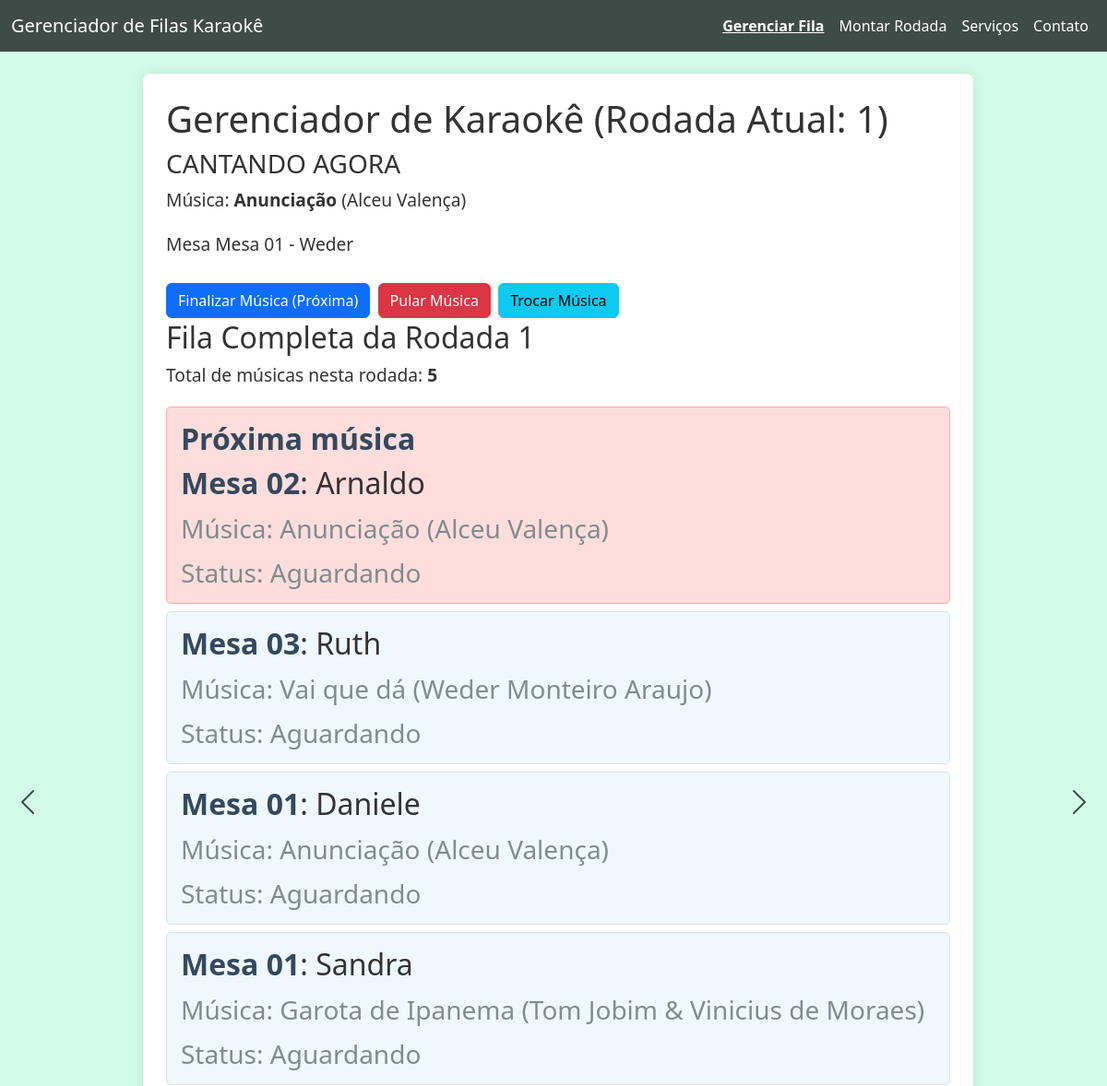
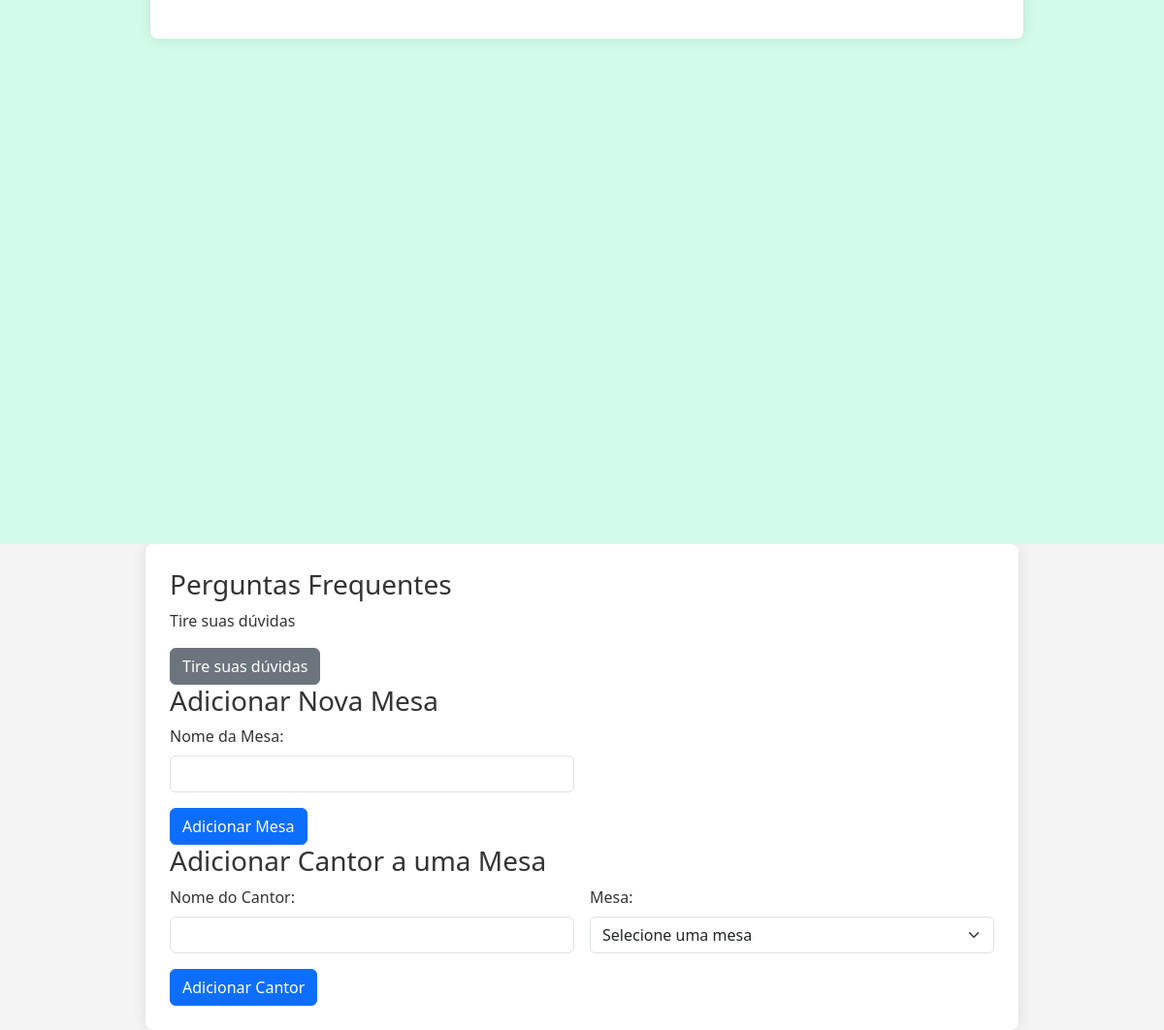
The app's page /index2.php with its own data (2 pictures, top to bottom).
### tables this page shows
CREATE TABLE `fila_rodadas` (
  `id` int(11) NOT NULL,
  `id_cantor` int(11) NOT NULL,
  `id_musica` int(11) NOT NULL,
  `ordem_na_rodada` int(11) NOT NULL,
  `rodada` int(11) NOT NULL,
  `status` enum('aguardando','em_execucao','cantou','pulou','selecionada_para_rodada') DEFAULT 'aguardando',
  `timestamp_adicao` datetime DEFAULT current_timestamp(),
  `timestamp_inicio_canto` datetime DEFAULT NULL,
  `timestamp_fim_canto` datetime DEFAULT NULL,
  `musica_cantor_id` int(11) DEFAULT NULL,
  `id_mesa` int(11) DEFAULT NULL
);

CREATE TABLE `mesas` (
  `id` int(11) NOT NULL,
  `nome_mesa` varchar(255) NOT NULL,
  `tamanho_mesa` int(11) NOT NULL DEFAULT 0
);

CREATE TABLE `cantores` (
  `id` int(11) NOT NULL,
  `nome_cantor` varchar(255) NOT NULL,
  `id_mesa` int(11) DEFAULT NULL,
  `proximo_ordem_musica` int(11) NOT NULL DEFAULT 1
);

CREATE TABLE `musicas` (
  `id` int(11) NOT NULL,
  `codigo` int(5) NOT NULL,
  `titulo` varchar(255) NOT NULL,
  `artista` varchar(255) DEFAULT NULL,
  `trecho` text NOT NULL,
  `duracao_segundos` int(11) DEFAULT NULL
);

### funcoes_fila.php (called while the page is built, shortened)
<?php
function getRodadaAtual(PDO $pdo) {
    try {
        $stmt = $pdo->query("SELECT rodada_atual FROM controle_rodada WHERE id = 1");
        $rodadaAtualFromDB = $stmt->fetchColumn();
        $stmtCheckAnyActiveFila = $pdo->query("SELECT rodada FROM fila_rodadas WHERE status = 'aguardando' OR status = 'em_execucao' ORDER BY rodada DESC LIMIT 1");
        $rodadaComMusicasAguardando = $stmtCheckAnyActiveFila->fetchColumn();
        if ($rodadaComMusicasAguardando !== false && $rodadaComMusicasAguardando !== null) {
            return (int)$rodadaComMusicasAguardando;
        }
        return 0;
    } catch (\PDOException $e) {
        error_log("Erro ao obter rodada atual: " . $e->getMessage());
        return 0;
    }
}
function getMusicaEmExecucao(PDO $pdo) {
    $rodadaAtual = getRodadaAtual($pdo);
    try {
        $sql = "
            SELECT
                fr.id AS fila_id,
                fr.id_cantor,         -- Adicionar para consistência
                fr.id_musica,         -- Adicionar para consistência
                fr.musica_cantor_id,  -- <<< ADICIONAR ESTA LINHA AQUI
                c.nome_cantor,
                m.titulo AS titulo_musica,
                m.artista AS artista_musica,
                m.codigo AS codigo_musica, -- Adicionar código da música se precisar
                me.nome_mesa,
                me.tamanho_mesa,
                fr.status,
                fr.ordem_na_rodada
            FROM fila_rodadas fr
            JOIN cantores c ON fr.id_cantor = c.id
            JOIN musicas m ON fr.id_musica = m.id
            JOIN mesas me ON c.id_mesa = me.id
            WHERE fr.rodada = ? AND fr.status = 'em_execucao'
            LIMIT 1";
        $stmt = $pdo->prepare($sql);
        $stmt->execute([$rodadaAtual]);
        return $stmt->fetch(PDO::FETCH_ASSOC);
    } catch (\PDOException $e) {
        error_log("Erro ao obter música em execução: " . $e->getMessage());
        return null;
    }
}
function getFilaCompleta(PDO $pdo) {
    $rodadaAtual = getRodadaAtual($pdo);
    try {
        $sql = "SELECT
                    fr.id AS fila_id,
                    c.nome_cantor,
                    m.titulo AS titulo_musica,
                    m.artista AS artista_musica,
                    m.codigo as codigo_musica,
                    me.nome_mesa,
                    me.tamanho_mesa,
                    fr.status,
                    fr.ordem_na_rodada
                FROM fila_rodadas fr
                JOIN cantores c ON fr.id_cantor = c.id
                JOIN musicas m ON fr.id_musica = m.id
                JOIN mesas me ON c.id_mesa = me.id
                WHERE fr.rodada = ?
                ORDER BY
                    CASE
                        WHEN fr.status = 'em_execucao' THEN 0 -- A música em execução deve vir primeiro
                        WHEN fr.status = 'aguardando' THEN 1
                        WHEN fr.status = 'selecionada_para_rodada' THEN 2
                        WHEN fr.status = 'pulou' THEN 3
                        WHEN fr.status = 'cantou' THEN 4
                        ELSE 5 -- Para qualquer outro status futuro
                    END,
                    fr.ordem_na_rodada ASC";
        $stmt = $pdo->prepare($sql);
        $stmt->execute([$rodadaAtual]);
        return $stmt->fetchAll();
    } catch (\PDOException $e) {
        error_log("Erro ao obter fila completa: " . $e->getMessage());
        return [];
    }
}

### index2.php (the view, shortened to what this page needs)
<?php
require_once 'funcoes_fila.php';
$rodada_atual = getRodadaAtual($pdo);
$musica_em_execucao = getMusicaEmExecucao($pdo);
$fila_completa = getFilaCompleta($pdo);
?>
<!DOCTYPE html>
<html lang="pt-BR">
<head>
    <link href="https://cdn.jsdelivr.net/npm/bootstrap@5.3.3/dist/css/bootstrap.min.css" rel="stylesheet">
    <link rel="stylesheet" href="https://code.jquery.com/ui/1.12.1/themes/base/jquery-ui.css">
    <link rel="stylesheet" href="css/style_index.css">
</head>
<body>
<nav class="navbar navbar-expand-lg navbar-dark fixed-top">
    <div class="container-fluid">
        <a class="navbar-brand" href="#">Gerenciador de Filas Karaokê</a>
        <div class="collapse navbar-collapse" id="navbarNav">
            <ul class="navbar-nav ms-auto">
                <li class="nav-item">
                    <a class="nav-link active" aria-current="page" data-bs-slide-to="0" href="#sectionOne">Gerenciar Fila</a>
                </li>
                <li class="nav-item">
                    <a class="nav-link" data-bs-slide-to="1" href="#sectionTwo">Montar Rodada</a>
                </li>
                <li class="nav-item">
                    <a class="nav-link" data-bs-slide-to="2" href="#sectionThree">Serviços</a>
                </li>
                <li class="nav-item">
                    <a class="nav-link" data-bs-slide-to="3" href="#sectionFour">Contato</a>
                </li>
            </ul>
        </div>
    </div>
</nav>
<div id="mainCarousel" class="carousel slide" data-bs-interval="false">
    <div class="carousel-inner">
        <div class="carousel-item active" id="sectionOne">
            <div class="content-wrapper">
                <div class="container">
                    <h1>Gerenciador de Karaokê (Rodada Atual: <?php echo $rodada_atual; ?>)</h1>
                    <?php if ($musica_em_execucao): ?>
                        <div class="cantando-agora">
                            <h3>CANTANDO AGORA</h3>
                            <p>Música: <strong><?php echo htmlspecialchars($musica_em_execucao['titulo_musica']); ?></strong> (<?php echo htmlspecialchars($musica_em_execucao['artista_musica']); ?>)</p>
                            <p>Mesa <?php echo htmlspecialchars($musica_em_execucao['nome_mesa']); ?> - <?php echo htmlspecialchars($musica_em_execucao['nome_cantor']); ?></p>
                            <div class="actions">
                                <button type="button" class="btn btn-primary" onclick="finalizarMusica(<?php echo $musica_em_execucao['fila_id']; ?>)">Finalizar Música (Próxima)</button>
                                <button type="button" class="btn btn-danger" onclick="pularMusica(<?php echo $musica_em_execucao['fila_id']; ?>)">Pular Música</button>
                                <button type="button" class="btn btn-info" data-bs-toggle="modal" data-bs-target="#trocarMusicaModal" data-fila-id="<?php echo $musica_em_execucao['fila_id']; ?>" data-current-music-title="<?php echo htmlspecialchars($musica_em_execucao['titulo_musica'] . ' (' . $musica_em_execucao['artista_musica'] . ')'); ?>">Trocar Música</button>
                            </div>
                        </div>
                    <?php else: ?>
                        <p>Nenhuma música na fila atual. Monte uma nova rodada!</p>
                    <?php endif; ?>
                    <h2>Fila Completa da Rodada <?php echo $rodada_atual; ?></h2>
                    <?php if (empty($fila_completa)): ?>
                        <p>A fila está vazia. Adicione cantores ou monte a próxima rodada.</p>
                    <?php else: ?>
                        <p>Total de músicas nesta rodada: <strong><?php echo count($fila_completa); ?></strong></p>
                        <ul class="queue-list" id="sortable-queue">
                            <?php
                            $musica_em_execucao_na_fila = null;
                            foreach ($fila_completa as $idx => $item_check) {
                                if ($item_check['status'] === 'em_execucao') {
                                    $musica_em_execucao_na_fila = $item_check;
                                    break;
                                }
                            }
                            $next_music_to_display_id = null;
                            $found_current_song_or_skipped = false;
                            foreach ($fila_completa as $item_for_next_check) {
                                if ($musica_em_execucao_na_fila && $item_for_next_check['fila_id'] == $musica_em_execucao_na_fila['fila_id']) {
                                    $found_current_song_or_skipped = true;
                                    continue;
                                }
                                if ($found_current_song_or_skipped && $item_for_next_check['status'] === 'aguardando') {
                                    $next_music_to_display_id = $item_for_next_check['fila_id'];
                                    break;
                                } elseif (!$musica_em_execucao_na_fila && $item_for_next_check['status'] === 'aguardando') {
                                    $next_music_to_display_id = $item_for_next_check['fila_id'];
                                    break;
                                }
                            }
                            ?>
                            <?php foreach ($fila_completa as $item): ?>
                                <?php
                                if ($musica_em_execucao_na_fila && $item['fila_id'] == $musica_em_execucao_na_fila['fila_id']) {
                                    continue;
                                }
                                $item_class = 'queue-item';
                                if ($item['fila_id'] === $next_music_to_display_id && $item['status'] === 'aguardando') {
                                    $item_class .= ' next-up';
                                }
                                ?>
                                <li class="<?php echo trim($item_class); ?>" data-id="<?php echo htmlspecialchars($item['fila_id']); ?>">
                                    <div class="queue-info">
                                        <?php
                                        if ($item['fila_id'] === $next_music_to_display_id) {
                                            echo '<strong>Próxima música</strong><br>';
                                        }
                                        ?>
                                        <strong><?php echo htmlspecialchars($item['nome_mesa']); ?></strong>: <?php echo htmlspecialchars($item['nome_cantor']); ?>
                                        <br>
                                        <small>Música: <?php echo htmlspecialchars($item['titulo_musica']); ?> (<?php echo htmlspecialchars($item['artista_musica']); ?>)</small>
                                        <br>
                                        <small>Status: <?php echo htmlspecialchars(ucfirst($item['status'])); ?></small>
                                    </div>
                                </li>
                            <?php endforeach; ?>
                        </ul>
                    <?php endif; ?>
                </div>
            </div>
        </div>
    </div>
    <button class="carousel-control-prev" type="button" data-bs-target="#mainCarousel" data-bs-slide="prev">
        <span class="carousel-control-prev-icon" aria-hidden="true"></span>
    </button>
    <button class="carousel-control-next" type="button" data-bs-target="#mainCarousel" data-bs-slide="next">
        <span class="carousel-control-next-icon" aria-hidden="true"></span>
    </button>
</div>
<div class="container">
    <div class="form-section">
        <h3>Perguntas Frequentes</h3>
        <p>Tire suas dúvidas</p>
        <form method="POST" action="perguntas.php">
            <button type="submit" class="btn btn-secondary">Tire suas dúvidas</button>
        </form>
    </div>
    <div class="form-section">
        <h3>Adicionar Nova Mesa</h3>
        <form method="POST">
            <div class="row g-3">
                <div class="col-md-6">
                    <label for="nome_mesa" class="form-label">Nome da Mesa:</label>
                    <input type="text" id="nome_mesa" name="nome_mesa" class="form-control" required>
                </div>
                <div class="col-12 mt-3"> <button type="submit" class="btn btn-primary">Adicionar Mesa</button>
                </div>
            </div>
        </form>
    </div>
    <div class="form-section">
        <h3>Adicionar Cantor a uma Mesa</h3>
        <form method="POST">
            <div class="row g-3">
                <div class="col-md-6">
                    <label for="nome_cantor" class="form-label">Nome do Cantor:</label>
                    <input type="text" id="nome_cantor" name="nome_cantor" class="form-control" required>
                </div>
                <div class="col-md-6">
                    <label for="id_mesa_cantor" class="form-label">Mesa:</label>
                    <select id="id_mesa_cantor" name="id_mesa_cantor" class="form-select" required> <option value="">Selecione uma mesa</option>
                    </select>
                </div>
            </div>
            <div class="row">
                <div class="col-12 mt-3">
                    <button type="submit" class="btn btn-primary">Adicionar Cantor</button>
                </div>
            </div>
        </form>
    </div>
</div>
</body>
</html>

### css/style_index.css (style rules this page uses)
body { margin: 70px 20px 20px 20px; background-color: #f4f4f4; color: #333; }
.container { max-width: 900px; margin: auto; background: white; padding: 25px; border-radius: 8px; box-shadow: 0 0 15px rgba(0,0,0,0.1); }
.queue-list { list-style: none; padding: 0; }
.queue-item { background-color: #f0f8ff; border: 1px solid #e0e0e0; padding: 10px 15px; margin-bottom: 8px; border-radius: 5px; display: flex; justify-content: space-between; align-items: center; }
.queue-info strong { color: #34495e; }
.queue-info small { color: #7f8c8d; }
.queue-item.next-up { background-color: #ffdddd; border: 1px solid #ffaaaa; }
.queue-item { cursor: grab; }

### index2.php (style rules this page uses)
body, html { overflow: hidden; margin: 0; padding: 0; width: 100%; height: 100%; }
#mainCarousel, .carousel-inner, .carousel-item { height: 100vh; width: 100vw; overflow: hidden; }
.carousel-item .content-wrapper { max-width: calc(100% - 20px); width: 100%; padding: 80px 10px 20px 20px; box-sizing: border-box; margin: 0 auto; font-size: 2em; height: 100%; overflow-y: auto; -webkit-overflow-scrolling: touch; }
#sectionOne,#sectionTwo, #sectionThree, #sectionFour { background-color: #d2fce9; }
.carousel-control-prev, .carousel-control-next { z-index: 1050; width: 5%; opacity: 0.7; transition: opacity 0.3s ease; }
.carousel-control-prev-icon, .carousel-control-next-icon { filter: invert(1); }
.navbar { z-index: 1060; background-color: rgba(0, 0, 0, 0.7) !important; }
.navbar-brand, .nav-link { color: white !important; }
.nav-link.active { font-weight: bold; text-decoration: underline; }
.carousel-item p { font-size: 0.6em; text-align: justify; margin-bottom: 1em; max-width: 800px; }

### records on screen
fila_rodadas: shows "Próxima música", id_mesa.nome_mesa "Mesa 02", id_cantor.nome_cantor "Arnaldo", id_musica.titulo "Anunciação", id_musica.artista "Alceu Valença", status "Aguardando"
fila_rodadas: id_mesa.nome_mesa "Mesa 03", id_cantor.nome_cantor "Ruth", id_musica.titulo "Vai que dá", id_musica.artista "Weder Monteiro Araujo", status "Aguardando"
fila_rodadas: id_mesa.nome_mesa "Mesa 01", id_cantor.nome_cantor "Daniele", id_musica.titulo "Anunciação", id_musica.artista "Alceu Valença", status "Aguardando"
fila_rodadas: id_mesa.nome_mesa "Mesa 01", id_cantor.nome_cantor "Sandra", id_musica.titulo "Garota de Ipanema", id_musica.artista "Tom Jobim & Vinicius de Moraes", status "Aguardando"

### other values on screen
$rodada_atual "1"
$musica_em_execucao['titulo_musica'] "Anunciação"
$musica_em_execucao['artista_musica'] "Alceu Valença"
$musica_em_execucao['nome_mesa'] "Mesa 01"
$musica_em_execucao['nome_cantor'] "Weder"
count($fila_completa) "5"
